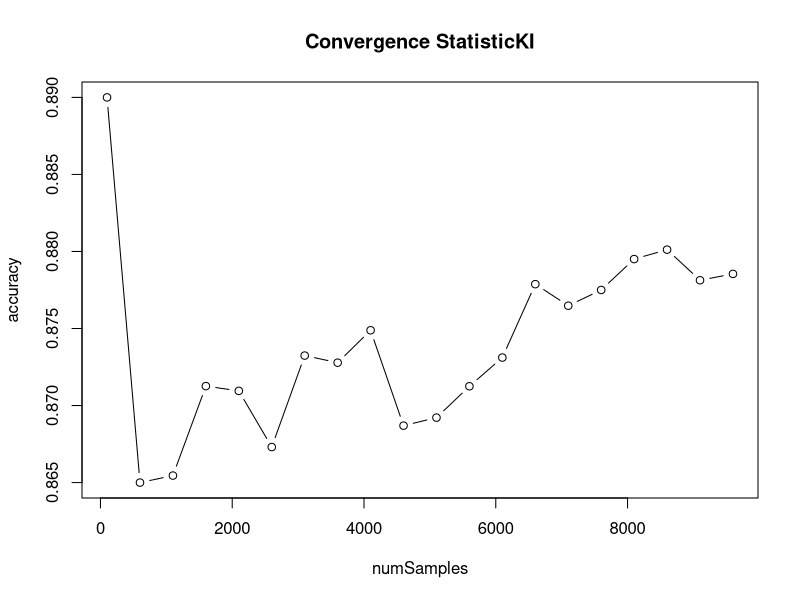
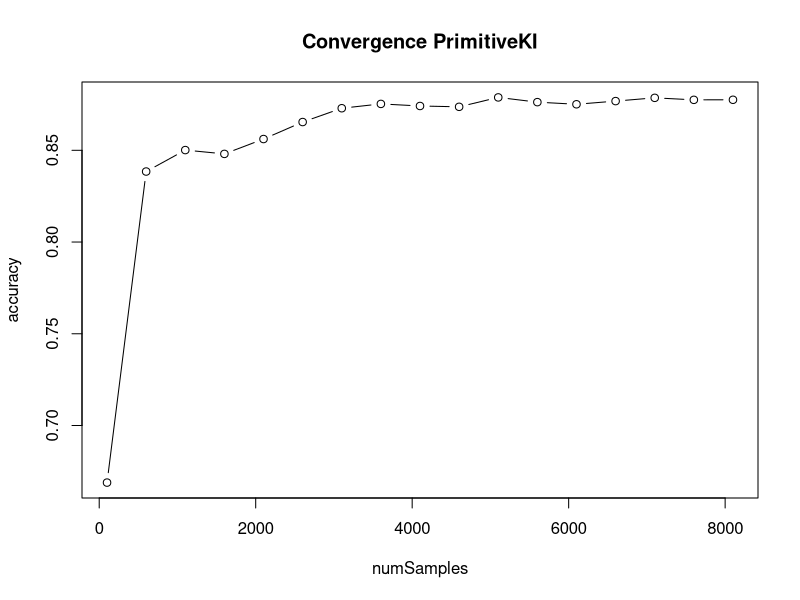
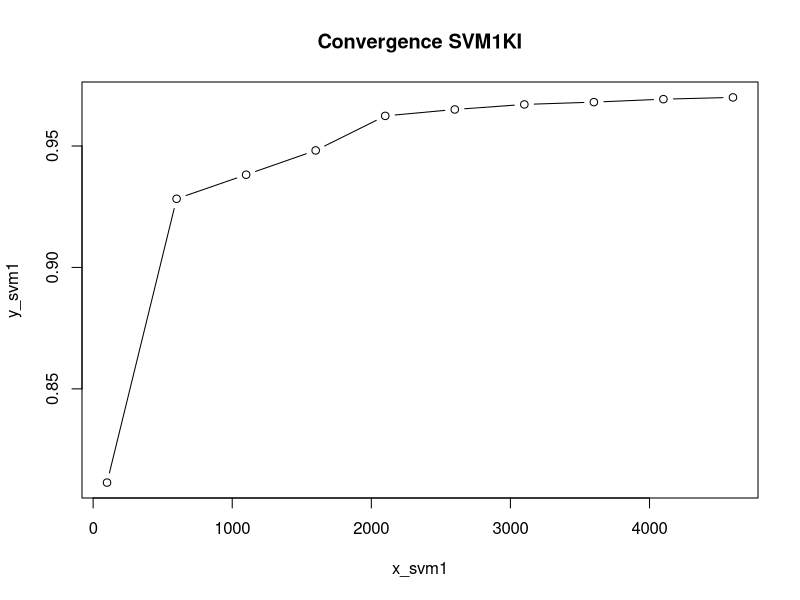
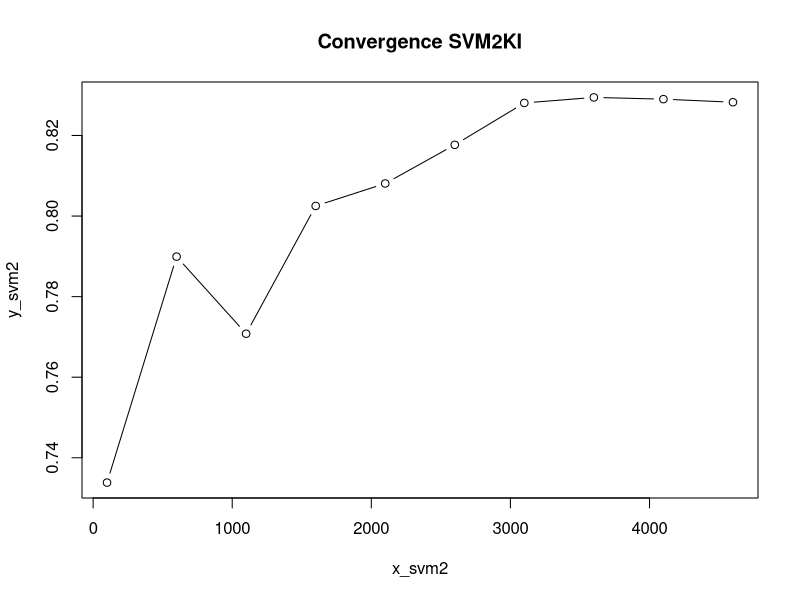
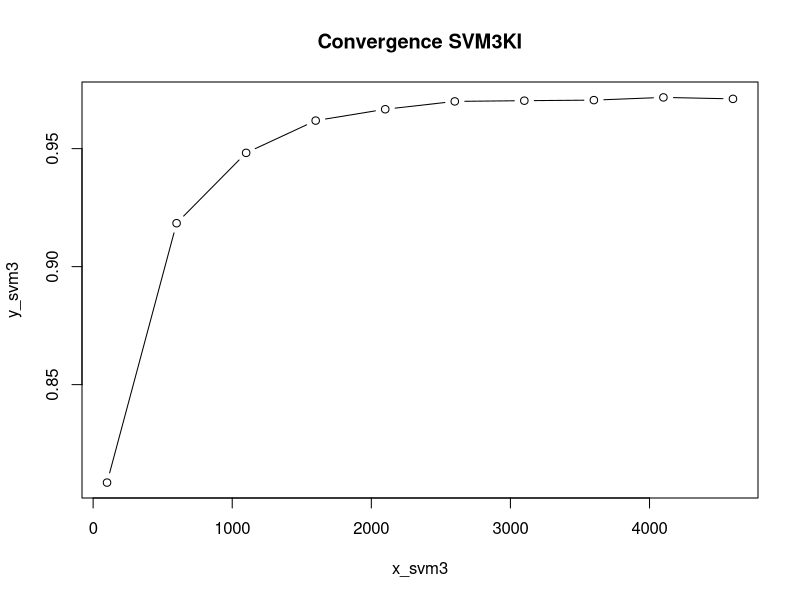
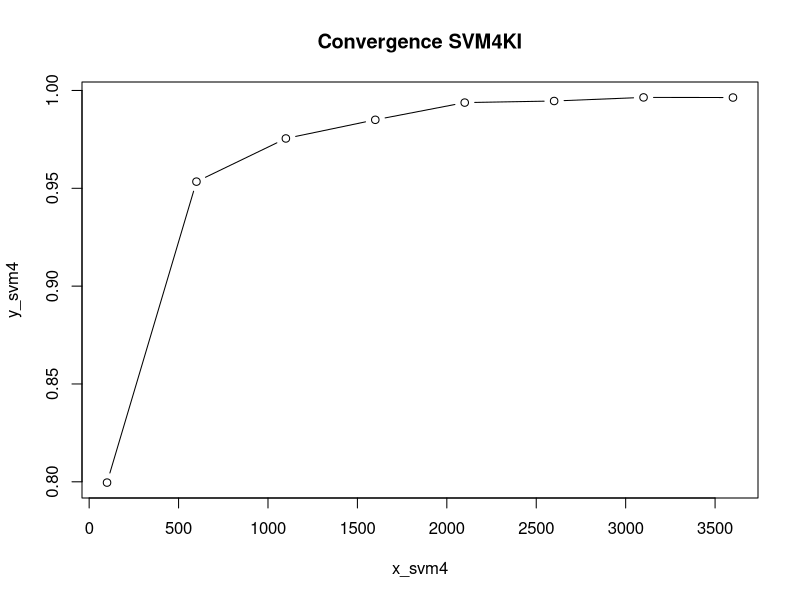
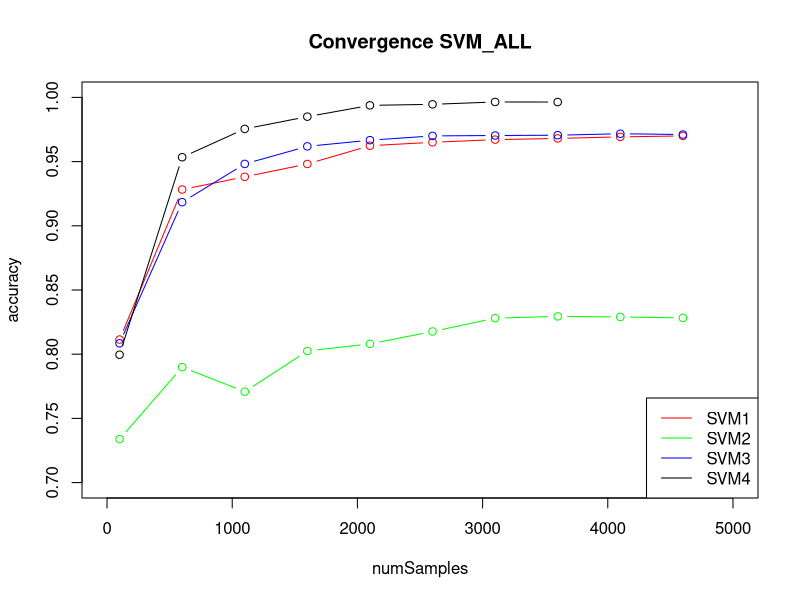

Source code (R) for these figures, in order:
x_s = c(100, 600 ,1100,1600,2100,2600,3100,3600,4100,4600,5100,
        5600,6100,6600,7100,7600,8100,8600,9100,9600)
y_s = c(0.89000000000000001,0.86499861072520134,0.86545454545454548,0.87126157271768423,
        0.87095125793803763,0.86730584316791204,0.87324268085096379,0.87278163154551103,
        0.87488518307809038,0.86869458370498598,0.86921597500318326,0.87125206416930079,
        0.87311481621826448,0.87787810473728034,0.87647971954089388,0.87750078159305755,
        0.87950724652570966,0.88011807514046647,0.87813186813186817,0.87854435605941406)
plot(x_s,y_s,type="b",main = "Convergence StatisticKI",xlab = "numSamples", ylab="accuracy")


x_p=c(100 ,600 ,1100,1600,2100,2600,3100,3600,4100,4600,5100,5600,6100,6600,7100,7600,8100)
y_p=c(0.66888888888888887,0.83842502547003794,0.8501180413107019,0.8480370326965897,0.85613732737703807,
      0.86539981246877795,0.8729227151167025,0.8752822188271342,0.87414634146341474,0.8736960045631843,
      0.87882352941176478,0.87624313898595696,0.87507948021412774,0.87681410557819817,0.87859070942050865,
      0.87749684173531062,0.87753185941770773)
plot(x_p,y_p,type="b",main = "Convergence PrimitiveKI", xlab = "numSamples", ylab="accuracy")



x_svm1=c(100,600,1100,1600,2100,2600,3100,3600,4100,4600)
y_svm1=c(0.81141414141414148,0.92826294341020643,0.9381701718398967,0.94817468455799059,0.96239889901401487,
         0.96503952607400889,0.96711014414234775,0.96805555555555534,0.96927646150446467,0.97000276569072297)
plot(x_svm1,y_svm1,type="b",main = "Convergence SVM1KI")

x_svm2 = c(100,600,1100,1600,2100,2600,3100,3600,4100,4600)
y_svm2 = c(0.73383838383838373,0.78992961007687323,0.77079503189594933,0.80250937536622524,0.80808222624635684,
           0.81767888009267331,0.82807869841215498,0.82944959280378538,0.82901564974995134,0.82825203003959302)
plot(x_svm2,y_svm2,type="b",main = "Convergence SVM2KI")

x_svm3 = c(100,600,1100,1600,2100,2600,3100,3600,4100,4600)
y_svm3 = c(0.80848484848484858,0.91840418634805965,0.94821142243160605,0.96188217801476628,0.96669312229302251,
           0.9700173079483424,0.9703225806451613,0.9705601294934546,0.97171018268996256,0.97108923420982707)
plot(x_svm3,y_svm3,type="b",main = "Convergence SVM3KI")

x_svm4 = c(100,600,1100,1600,2100,2600,3100,3600)
y_svm4 = c(0.79959595959595964,0.95340789108085566,0.97547047464478676,0.98500722684479869,0.993802602153812,
           0.99461535047741945,0.99645367394981454,0.99638886316852582)
plot(x_svm4,y_svm4,type="b",main = "Convergence SVM4KI")



#ALL
plot(c(0,5000),c(0.7,1),type="n",main = "Convergence SVM_ALL", xlab = "numSamples", ylab ="accuracy" )
lines(x_svm1,y_svm1,type="b", col="red")
lines(x_svm2,y_svm2,type="b", col="green")
lines(x_svm3,y_svm3,type="b", col="blue")
lines(x_svm4,y_svm4,type="b", col="black")
legend("bottomright",legend = c("SVM1","SVM2","SVM3","SVM4"), col=c("red","green","blue","black"), lty = c(1,1,1,1))
       